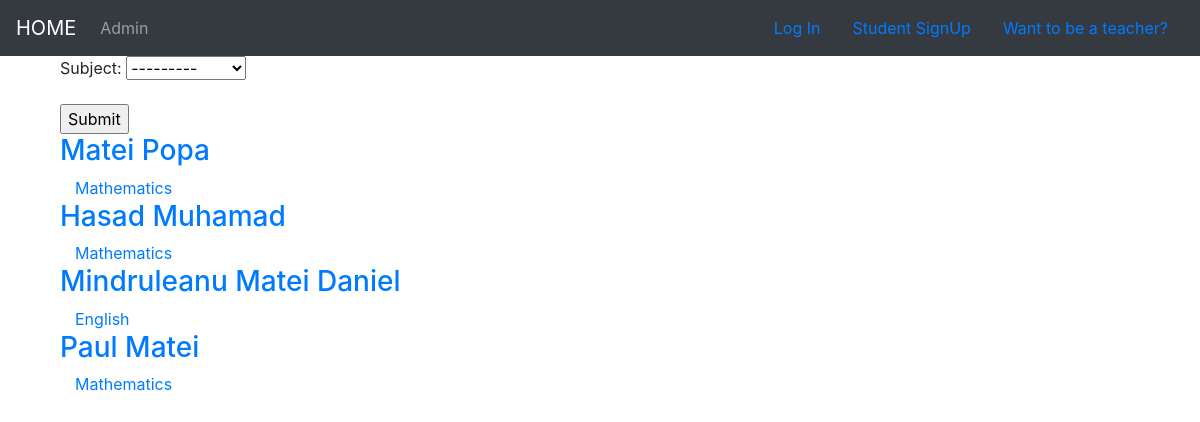
Before: /teachers with the older database file.
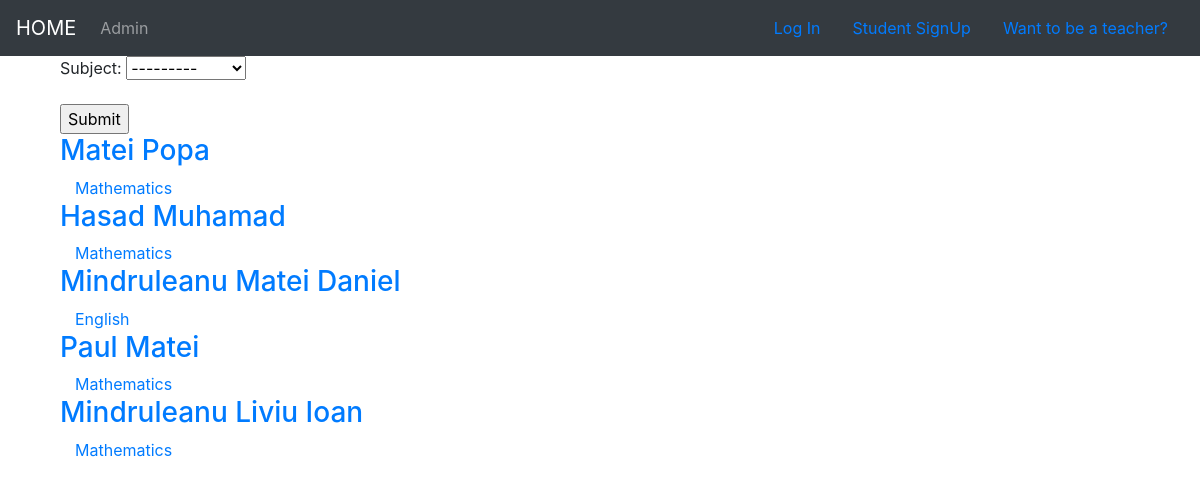
After: the same page with the newer database file.
### accounts/models.py (models this page shows, shortened)
class Teacher(models.Model):
    user = models.OneToOneField(User, on_delete=models.CASCADE, primary_key=True)
    subject = models.ForeignKey(Subject, on_delete=models.SET_NULL, null=True)
    price = models.IntegerField(default=100)

class User(AbstractUser):
    phone_number = models.CharField(max_length=10,blank=False, validators=[phone_number_validator], unique=True)
    email = models.EmailField(unique=True)
    is_student = models.BooleanField(default=False)
    is_teacher = models.BooleanField(default=False)

class Subject(models.Model):
    name = models.CharField(max_length=264)
    def __str__(self):
        return self.name

### invicta/views.py (the view)
# urls.py: path('teachers',views.ListTeachers.as_view(),name="all_teachers"),
class ListTeachers(FilterView):
    model = Teacher
    template_name = 'all_teachers.html'
    filterset_class = TeacherFilter

### templates/all_teachers.html
{% extends "base.html" %}
{% block content %}
    <div class="col-md-8">
        <div class="list-teacher">
            <form action="" method="get">
                {{ filter.form.as_p }}
                <input type="submit" />
            </form>
            {% for teacher in object_list %}
                <a class="list-teacher-item" href="{% url 'profiles:profile_detail' slug=teacher.profile.slug %}">
                    <h3 class="title list-group-item-heading">{{ teacher.user.first_name }} {{ teacher.user.last_name }}</h3>
                    <div class="list-group-item-text container-fluid">
                        {{ teacher.subject }}
                    </div>
                </a>
            {% endfor %}
        </div>
    </div>
{% endblock %}

Changed rows visible on the page:
added Teacher: user.first_name "Mindruleanu", user.last_name "Liviu Ioan", subject "Mathematics"
